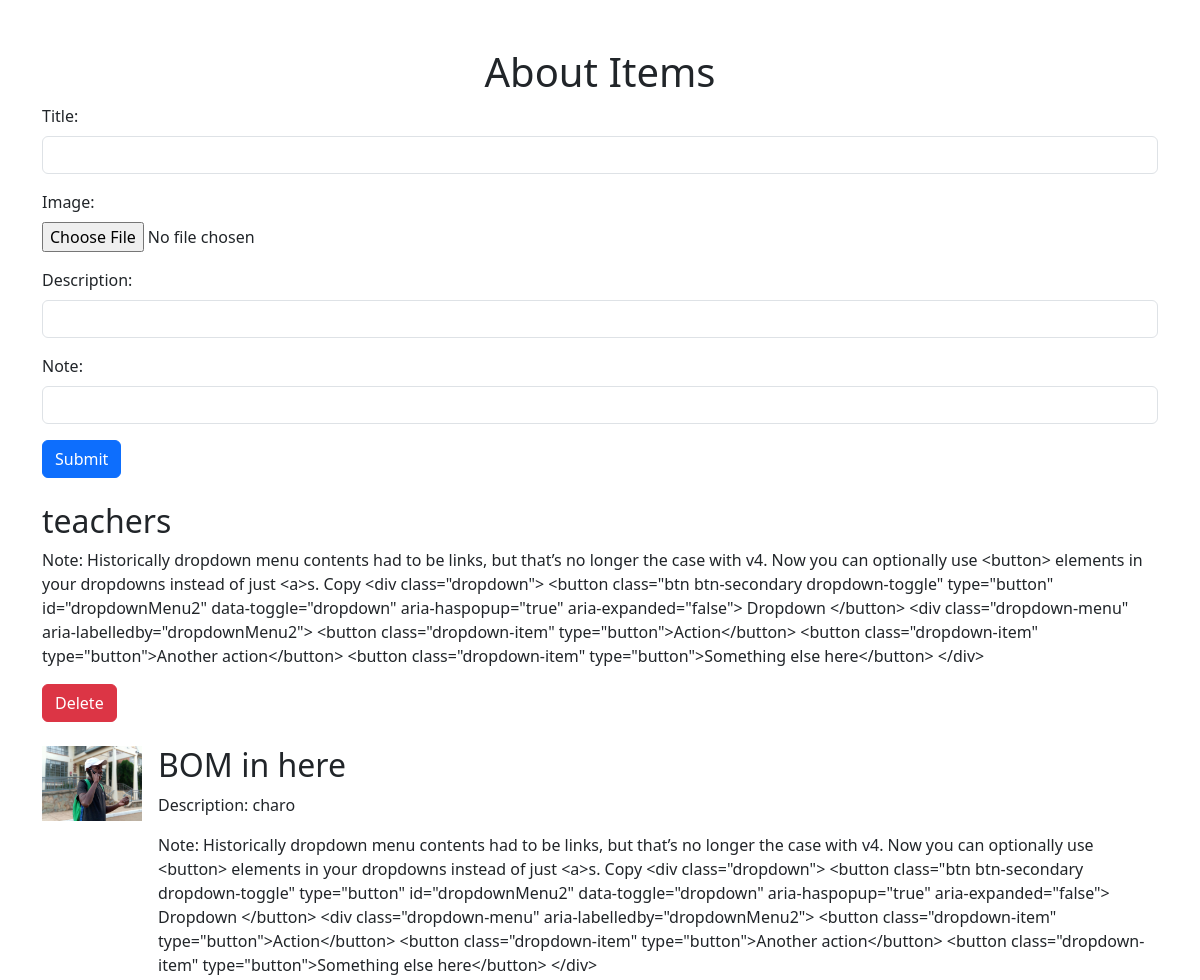
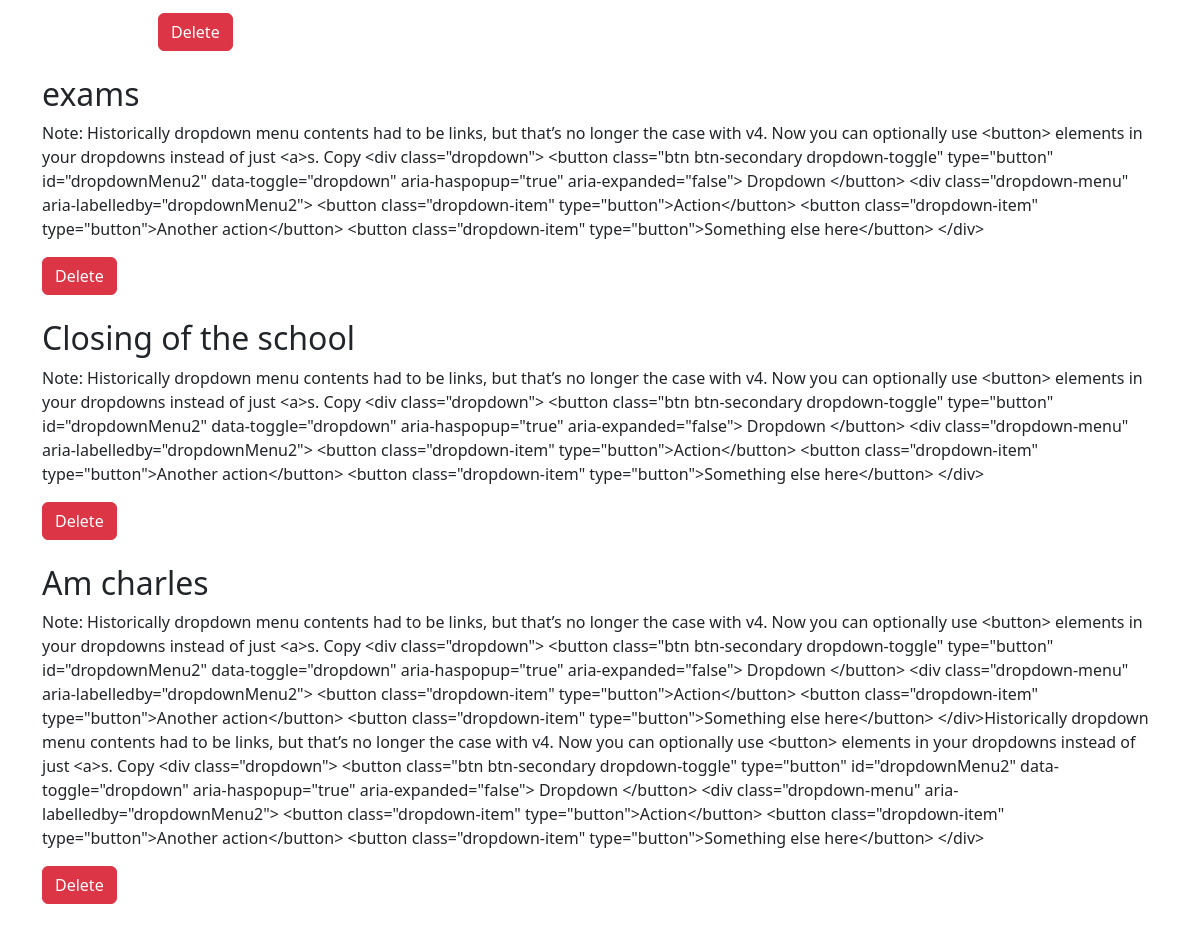
The app's page /addabout (signed in) with its own data (2 pictures, top to bottom).
### models.py (models this page shows, shortened)
class About(db.Model):
    id = db.Column(db.Integer, primary_key=True)
    title = db.Column(db.String(255), nullable=False)
    image = db.Column(db.String(255))
    description = db.Column(db.String(255))
    note = db.Column(db.String(255), nullable=False)
    created_at = db.Column(db.DateTime, default=datetime.utcnow)

### app.py (the view)
@app.route('/addabout')
def addabout():
    if not session.get('logged_in'):
        return redirect(url_for('login'))  # Redirect to login page if not logged in\
    else:
        about_items = About.query.all()
        return render_template('addabout.html', about_items=about_items)

### templates/addabout.html (shortened to what this page needs)
<!DOCTYPE html>
<html>
<head>
    <link rel="stylesheet" type="text/css" href="{{url_for('static',filename = 'css/bootstrap.css')}}" />
<link rel="stylesheet" type="text/css" href="{{url_for('static',filename = 'css/bootstrap.min.css')}}" />
</head>
<body>
    <div class="container mt-5">
        <h1 class="text-center">About Items</h1>
        <form method="POST" action="/add_about" enctype="multipart/form-data">
            <div class="form-group">
                <label for="title">Title:</label>
                <input type="text" class="form-control" id="title" name="title" required>
            </div>
            <div class="form-group">
                <label for="image">Image:</label>
                <input type="file" class="form-control-file" id="image" name="image">
            </div>
            <div class="form-group">
                <label for="description">Description:</label>
                <input type="text" class="form-control" id="description" name="description">
            </div>
            <div class="form-group">
                <label for="note">Note:</label>
                <input type="text" class="form-control" id="note" name="note" required>
            </div>
            <button type="submit" class="btn btn-primary">Submit</button>
        </form>
        <ul class="list-unstyled mt-4">
            {% for about_item in about_items %}
                <li class="media mb-4">
                    {% if about_item.image %}
                        <img src="{{ url_for('static', filename=about_item.image) }}" class="mr-3" alt="{{ about_item.description }}" style="max-width: 100px;">
                    {% endif %}
                    <div class="media-body">
                        <h2 class="mt-0">{{ about_item.title }}</h2>
                        {% if about_item.description %}
                            <p>Description: {{ about_item.description }}</p>
                        {% endif %}
                        <p>Note: {{ about_item.note }}</p>
                        <form method="POST" action="{{ url_for('delete_about', id=about_item.id) }}">
                            <button type="submit" class="btn btn-danger">Delete</button>
                        </form>
                    </div>
                </li>
            {% endfor %}
        </ul>
    </div>
</body>
</html>

### records on screen
About: title "teachers", note "Historically dropdown menu contents had to be links, but that’s no longer the case with v4. Now you can optionally use <button> elements in your dropdowns instead of just <a>s. Copy <div class=\"dropdown\"> <button class=\"btn btn-secondary dropdown-toggle\" type=\"button\" id=\"dropdownMenu2\" data-toggle=\"dropdown\" aria-haspopup=\"true\" aria-expanded=\"false\"> Dropdown </button> <div class=\"dropdown-menu\" aria-labelledby=\"dropdownMenu2\"> <button class=\"dropdown-item\" type=\"button\">Action</button> <button class=\"dropdown-item\" type=\"button\">Another action</button> <button class=\"dropdown-item\" type=\"button\">Something else here</button> </div>"
About: image (picture), title "BOM in here", description "charo", note "Historically dropdown menu contents had to be links, but that’s no longer the case with v4. Now you can optionally use <button> elements in your dropdowns instead of just <a>s. Copy <div class=\"dropdown\"> <button class=\"btn btn-secondary dropdown-toggle\" type=\"button\" id=\"dropdownMenu2\" data-toggle=\"dropdown\" aria-haspopup=\"true\" aria-expanded=\"false\"> Dropdown </button> <div class=\"dropdown-menu\" aria-labelledby=\"dropdownMenu2\"> <button class=\"dropdown-item\" type=\"button\">Action</button> <button class=\"dropdown-item\" type=\"button\">Another action</button> <button class=\"dropdown-item\" type=\"button\">Something else here</button> </div>"
About: title "exams", note "Historically dropdown menu contents had to be links, but that’s no longer the case with v4. Now you can optionally use <button> elements in your dropdowns instead of just <a>s. Copy <div class=\"dropdown\"> <button class=\"btn btn-secondary dropdown-toggle\" type=\"button\" id=\"dropdownMenu2\" data-toggle=\"dropdown\" aria-haspopup=\"true\" aria-expanded=\"false\"> Dropdown </button> <div class=\"dropdown-menu\" aria-labelledby=\"dropdownMenu2\"> <button class=\"dropdown-item\" type=\"button\">Action</button> <button class=\"dropdown-item\" type=\"button\">Another action</button> <button class=\"dropdown-item\" type=\"button\">Something else here</button> </div>"
About: title "Closing of the school", note "Historically dropdown menu contents had to be links, but that’s no longer the case with v4. Now you can optionally use <button> elements in your dropdowns instead of just <a>s. Copy <div class=\"dropdown\"> <button class=\"btn btn-secondary dropdown-toggle\" type=\"button\" id=\"dropdownMenu2\" data-toggle=\"dropdown\" aria-haspopup=\"true\" aria-expanded=\"false\"> Dropdown </button> <div class=\"dropdown-menu\" aria-labelledby=\"dropdownMenu2\"> <button class=\"dropdown-item\" type=\"button\">Action</button> <button class=\"dropdown-item\" type=\"button\">Another action</button> <button class=\"dropdown-item\" type=\"button\">Something else here</button> </div>"
About: title "Am charles", note "Historically dropdown menu contents had to be links, but that’s no longer the case with v4. Now you can optionally use <button> elements in your dropdowns instead of just <a>s. Copy <div class=\"dropdown\"> <button class=\"btn btn-secondary dropdown-toggle\" type=\"button\" id=\"dropdownMenu2\" data-toggle=\"dropdown\" aria-haspopup=\"true\" aria-expanded=\"false\"> Dropdown </button> <div class=\"dropdown-menu\" aria-labelledby=\"dropdownMenu2\"> <button class=\"dropdown-item\" type=\"button\">Action</button> <button class=\"dropdown-item\" type=\"button\">Another action</button> <button class=\"dropdown-item\" type=\"button\">Something else here</button> </div>Historically dropdown menu contents had to be links, but…"
